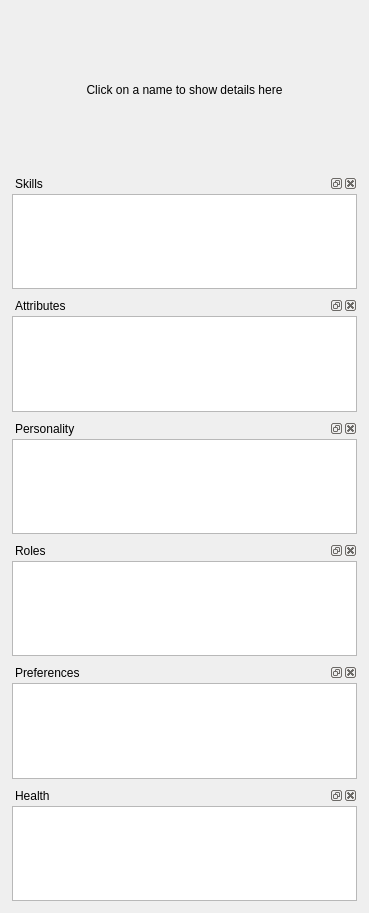
<?xml version="1.0" encoding="UTF-8"?>
<ui version="4.0">
 <class>DwarfDetailsWidget</class>
 <widget class="QWidget" name="DwarfDetailsWidget">
  <property name="geometry">
   <rect>
    <x>0</x>
    <y>0</y>
    <width>369</width>
    <height>913</height>
   </rect>
  </property>
  <property name="sizePolicy">
   <sizepolicy hsizetype="Preferred" vsizetype="Preferred">
    <horstretch>0</horstretch>
    <verstretch>0</verstretch>
   </sizepolicy>
  </property>
  <property name="windowTitle">
   <string>Form</string>
  </property>
  <layout class="QVBoxLayout" name="verticalLayout_3">
   <item>
    <widget class="QStackedWidget" name="stacked_container">
     <property name="currentIndex">
      <number>0</number>
     </property>
     <widget class="QWidget" name="placeholder">
      <layout class="QVBoxLayout" name="verticalLayout">
       <item>
        <widget class="QLabel" name="placeholder_text">
         <property name="text">
          <string>Click on a name to show details here</string>
         </property>
         <property name="alignment">
          <set>Qt::AlignCenter</set>
         </property>
        </widget>
       </item>
      </layout>
     </widget>
     <widget class="QWidget" name="content">
      <layout class="QVBoxLayout" name="verticalLayout_4">
       <property name="spacing">
        <number>2</number>
       </property>
       <property name="leftMargin">
        <number>0</number>
       </property>
       <property name="topMargin">
        <number>0</number>
       </property>
       <property name="rightMargin">
        <number>0</number>
       </property>
       <property name="bottomMargin">
        <number>0</number>
       </property>
       <item>
        <layout class="QHBoxLayout" name="horizontalLayout_5">
         <item>
          <widget class="QLabel" name="lbl_gender">
           <property name="sizePolicy">
            <sizepolicy hsizetype="Fixed" vsizetype="Preferred">
             <horstretch>0</horstretch>
             <verstretch>0</verstretch>
            </sizepolicy>
           </property>
           <property name="minimumSize">
            <size>
             <width>16</width>
             <height>0</height>
            </size>
           </property>
           <property name="text">
            <string/>
           </property>
          </widget>
         </item>
         <item>
          <widget class="QLabel" name="lbl_dwarf_name">
           <property name="sizePolicy">
            <sizepolicy hsizetype="Expanding" vsizetype="Preferred">
             <horstretch>0</horstretch>
             <verstretch>0</verstretch>
            </sizepolicy>
           </property>
           <property name="font">
            <font>
             <pointsize>12</pointsize>
             <weight>75</weight>
             <bold>true</bold>
            </font>
           </property>
           <property name="text">
            <string>Urist McLabel</string>
           </property>
           <property name="textFormat">
            <enum>Qt::RichText</enum>
           </property>
           <property name="wordWrap">
            <bool>true</bool>
           </property>
          </widget>
         </item>
        </layout>
       </item>
       <item>
        <layout class="QHBoxLayout" name="horizontalLayout">
         <item>
          <widget class="QLabel" name="lbl_translated_name">
           <property name="minimumSize">
            <size>
             <width>245</width>
             <height>0</height>
            </size>
           </property>
           <property name="palette">
            <palette>
             <active>
              <colorrole role="WindowText">
               <brush brushstyle="SolidPattern">
                <color alpha="255">
                 <red>98</red>
                 <green>98</green>
                 <blue>98</blue>
                </color>
               </brush>
              </colorrole>
             </active>
             <inactive>
              <colorrole role="WindowText">
               <brush brushstyle="SolidPattern">
                <color alpha="255">
                 <red>98</red>
                 <green>98</green>
                 <blue>98</blue>
                </color>
               </brush>
              </colorrole>
             </inactive>
             <disabled>
              <colorrole role="WindowText">
               <brush brushstyle="SolidPattern">
                <color alpha="255">
                 <red>120</red>
                 <green>120</green>
                 <blue>120</blue>
                </color>
               </brush>
              </colorrole>
             </disabled>
            </palette>
           </property>
           <property name="font">
            <font>
             <pointsize>10</pointsize>
            </font>
           </property>
           <property name="text">
            <string>Urist Label</string>
           </property>
           <property name="wordWrap">
            <bool>true</bool>
           </property>
           <property name="margin">
            <number>0</number>
           </property>
           <property name="indent">
            <number>0</number>
           </property>
          </widget>
         </item>
         <item>
          <spacer name="horizontalSpacer">
           <property name="orientation">
            <enum>Qt::Horizontal</enum>
           </property>
           <property name="sizeHint" stdset="0">
            <size>
             <width>40</width>
             <height>20</height>
            </size>
           </property>
          </spacer>
         </item>
         <item>
          <widget class="QLabel" name="lbl_age">
           <property name="palette">
            <palette>
             <active>
              <colorrole role="WindowText">
               <brush brushstyle="SolidPattern">
                <color alpha="255">
                 <red>106</red>
                 <green>106</green>
                 <blue>106</blue>
                </color>
               </brush>
              </colorrole>
             </active>
             <inactive>
              <colorrole role="WindowText">
               <brush brushstyle="SolidPattern">
                <color alpha="255">
                 <red>106</red>
                 <green>106</green>
                 <blue>106</blue>
                </color>
               </brush>
              </colorrole>
             </inactive>
             <disabled>
              <colorrole role="WindowText">
               <brush brushstyle="SolidPattern">
                <color alpha="255">
                 <red>42</red>
                 <green>42</green>
                 <blue>42</blue>
                </color>
               </brush>
              </colorrole>
             </disabled>
            </palette>
           </property>
           <property name="text">
            <string>Age: 125 Years</string>
           </property>
          </widget>
         </item>
        </layout>
       </item>
       <item>
        <layout class="QHBoxLayout" name="horizontalLayout_6">
         <item>
          <widget class="QLabel" name="lbl_artifact">
           <property name="sizePolicy">
            <sizepolicy hsizetype="Preferred" vsizetype="Minimum">
             <horstretch>0</horstretch>
             <verstretch>0</verstretch>
            </sizepolicy>
           </property>
           <property name="palette">
            <palette>
             <active>
              <colorrole role="WindowText">
               <brush brushstyle="SolidPattern">
                <color alpha="255">
                 <red>57</red>
                 <green>57</green>
                 <blue>57</blue>
                </color>
               </brush>
              </colorrole>
             </active>
             <inactive>
              <colorrole role="WindowText">
               <brush brushstyle="SolidPattern">
                <color alpha="255">
                 <red>57</red>
                 <green>57</green>
                 <blue>57</blue>
                </color>
               </brush>
              </colorrole>
             </inactive>
             <disabled>
              <colorrole role="WindowText">
               <brush brushstyle="SolidPattern">
                <color alpha="255">
                 <red>42</red>
                 <green>42</green>
                 <blue>42</blue>
                </color>
               </brush>
              </colorrole>
             </disabled>
            </palette>
           </property>
           <property name="font">
            <font>
             <italic>true</italic>
            </font>
           </property>
           <property name="text">
            <string>Creator of...</string>
           </property>
           <property name="wordWrap">
            <bool>true</bool>
           </property>
          </widget>
         </item>
        </layout>
       </item>
       <item>
        <layout class="QHBoxLayout" name="horizontalLayout_3">
         <item>
          <widget class="QLabel" name="lbl_profession">
           <property name="palette">
            <palette>
             <active>
              <colorrole role="WindowText">
               <brush brushstyle="SolidPattern">
                <color alpha="255">
                 <red>57</red>
                 <green>57</green>
                 <blue>57</blue>
                </color>
               </brush>
              </colorrole>
             </active>
             <inactive>
              <colorrole role="WindowText">
               <brush brushstyle="SolidPattern">
                <color alpha="255">
                 <red>57</red>
                 <green>57</green>
                 <blue>57</blue>
                </color>
               </brush>
              </colorrole>
             </inactive>
             <disabled>
              <colorrole role="WindowText">
               <brush brushstyle="SolidPattern">
                <color alpha="255">
                 <red>120</red>
                 <green>120</green>
                 <blue>120</blue>
                </color>
               </brush>
              </colorrole>
             </disabled>
            </palette>
           </property>
           <property name="font">
            <font>
             <pointsize>10</pointsize>
             <weight>75</weight>
             <bold>true</bold>
            </font>
           </property>
           <property name="text">
            <string>Profession</string>
           </property>
           <property name="textFormat">
            <enum>Qt::RichText</enum>
           </property>
           <property name="scaledContents">
            <bool>false</bool>
           </property>
           <property name="wordWrap">
            <bool>false</bool>
           </property>
           <property name="margin">
            <number>0</number>
           </property>
           <property name="indent">
            <number>0</number>
           </property>
          </widget>
         </item>
         <item>
          <spacer name="horizontalSpacer_2">
           <property name="orientation">
            <enum>Qt::Horizontal</enum>
           </property>
           <property name="sizeHint" stdset="0">
            <size>
             <width>10</width>
             <height>20</height>
            </size>
           </property>
          </spacer>
         </item>
         <item>
          <widget class="QLabel" name="lbl_current_job">
           <property name="palette">
            <palette>
             <active>
              <colorrole role="WindowText">
               <brush brushstyle="SolidPattern">
                <color alpha="255">
                 <red>57</red>
                 <green>57</green>
                 <blue>57</blue>
                </color>
               </brush>
              </colorrole>
             </active>
             <inactive>
              <colorrole role="WindowText">
               <brush brushstyle="SolidPattern">
                <color alpha="255">
                 <red>57</red>
                 <green>57</green>
                 <blue>57</blue>
                </color>
               </brush>
              </colorrole>
             </inactive>
             <disabled>
              <colorrole role="WindowText">
               <brush brushstyle="SolidPattern">
                <color alpha="255">
                 <red>120</red>
                 <green>120</green>
                 <blue>120</blue>
                </color>
               </brush>
              </colorrole>
             </disabled>
            </palette>
           </property>
           <property name="font">
            <font>
             <pointsize>9</pointsize>
            </font>
           </property>
           <property name="text">
            <string>No Job</string>
           </property>
           <property name="wordWrap">
            <bool>true</bool>
           </property>
           <property name="margin">
            <number>0</number>
           </property>
           <property name="indent">
            <number>0</number>
           </property>
          </widget>
         </item>
        </layout>
       </item>
       <item>
        <layout class="QHBoxLayout" name="horizontalLayout_4">
         <item>
          <widget class="QLabel" name="lbl_noble">
           <property name="sizePolicy">
            <sizepolicy hsizetype="Minimum" vsizetype="Preferred">
             <horstretch>0</horstretch>
             <verstretch>0</verstretch>
            </sizepolicy>
           </property>
           <property name="palette">
            <palette>
             <active>
              <colorrole role="WindowText">
               <brush brushstyle="SolidPattern">
                <color alpha="255">
                 <red>30</red>
                 <green>30</green>
                 <blue>30</blue>
                </color>
               </brush>
              </colorrole>
             </active>
             <inactive>
              <colorrole role="WindowText">
               <brush brushstyle="SolidPattern">
                <color alpha="255">
                 <red>30</red>
                 <green>30</green>
                 <blue>30</blue>
                </color>
               </brush>
              </colorrole>
             </inactive>
             <disabled>
              <colorrole role="WindowText">
               <brush brushstyle="SolidPattern">
                <color alpha="255">
                 <red>42</red>
                 <green>42</green>
                 <blue>42</blue>
                </color>
               </brush>
              </colorrole>
             </disabled>
            </palette>
           </property>
           <property name="font">
            <font>
             <weight>75</weight>
             <bold>true</bold>
            </font>
           </property>
           <property name="text">
            <string>Noble Position</string>
           </property>
           <property name="margin">
            <number>0</number>
           </property>
          </widget>
         </item>
         <item>
          <widget class="QLabel" name="lbl_noble_position">
           <property name="sizePolicy">
            <sizepolicy hsizetype="Expanding" vsizetype="Preferred">
             <horstretch>0</horstretch>
             <verstretch>0</verstretch>
            </sizepolicy>
           </property>
           <property name="minimumSize">
            <size>
             <width>0</width>
             <height>0</height>
            </size>
           </property>
           <property name="maximumSize">
            <size>
             <width>16777215</width>
             <height>16777215</height>
            </size>
           </property>
           <property name="palette">
            <palette>
             <active>
              <colorrole role="WindowText">
               <brush brushstyle="SolidPattern">
                <color alpha="255">
                 <red>30</red>
                 <green>30</green>
                 <blue>30</blue>
                </color>
               </brush>
              </colorrole>
             </active>
             <inactive>
              <colorrole role="WindowText">
               <brush brushstyle="SolidPattern">
                <color alpha="255">
                 <red>30</red>
                 <green>30</green>
                 <blue>30</blue>
                </color>
               </brush>
              </colorrole>
             </inactive>
             <disabled>
              <colorrole role="WindowText">
               <brush brushstyle="SolidPattern">
                <color alpha="255">
                 <red>42</red>
                 <green>42</green>
                 <blue>42</blue>
                </color>
               </brush>
              </colorrole>
             </disabled>
            </palette>
           </property>
           <property name="font">
            <font>
             <weight>75</weight>
             <bold>true</bold>
            </font>
           </property>
           <property name="text">
            <string>King, Militia, etc..</string>
           </property>
           <property name="wordWrap">
            <bool>true</bool>
           </property>
          </widget>
         </item>
        </layout>
       </item>
       <item>
        <layout class="QHBoxLayout" name="horizontalLayout_2">
         <item>
          <widget class="QLabel" name="lbl_happiness_title">
           <property name="sizePolicy">
            <sizepolicy hsizetype="Preferred" vsizetype="Preferred">
             <horstretch>0</horstretch>
             <verstretch>0</verstretch>
            </sizepolicy>
           </property>
           <property name="palette">
            <palette>
             <active>
              <colorrole role="WindowText">
               <brush brushstyle="SolidPattern">
                <color alpha="255">
                 <red>30</red>
                 <green>30</green>
                 <blue>30</blue>
                </color>
               </brush>
              </colorrole>
             </active>
             <inactive>
              <colorrole role="WindowText">
               <brush brushstyle="SolidPattern">
                <color alpha="255">
                 <red>30</red>
                 <green>30</green>
                 <blue>30</blue>
                </color>
               </brush>
              </colorrole>
             </inactive>
             <disabled>
              <colorrole role="WindowText">
               <brush brushstyle="SolidPattern">
                <color alpha="255">
                 <red>42</red>
                 <green>42</green>
                 <blue>42</blue>
                </color>
               </brush>
              </colorrole>
             </disabled>
            </palette>
           </property>
           <property name="font">
            <font>
             <weight>75</weight>
             <bold>true</bold>
            </font>
           </property>
           <property name="text">
            <string>Happiness</string>
           </property>
          </widget>
         </item>
         <item>
          <widget class="QLabel" name="lbl_happiness">
           <property name="sizePolicy">
            <sizepolicy hsizetype="Expanding" vsizetype="Preferred">
             <horstretch>0</horstretch>
             <verstretch>0</verstretch>
            </sizepolicy>
           </property>
           <property name="palette">
            <palette>
             <active>
              <colorrole role="WindowText">
               <brush brushstyle="SolidPattern">
                <color alpha="255">
                 <red>30</red>
                 <green>30</green>
                 <blue>30</blue>
                </color>
               </brush>
              </colorrole>
             </active>
             <inactive>
              <colorrole role="WindowText">
               <brush brushstyle="SolidPattern">
                <color alpha="255">
                 <red>30</red>
                 <green>30</green>
                 <blue>30</blue>
                </color>
               </brush>
              </colorrole>
             </inactive>
             <disabled>
              <colorrole role="WindowText">
               <brush brushstyle="SolidPattern">
                <color alpha="255">
                 <red>42</red>
                 <green>42</green>
                 <blue>42</blue>
                </color>
               </brush>
              </colorrole>
             </disabled>
            </palette>
           </property>
           <property name="font">
            <font>
             <weight>75</weight>
             <bold>true</bold>
            </font>
           </property>
           <property name="text">
            <string>Very Happy</string>
           </property>
          </widget>
         </item>
        </layout>
       </item>
       <item>
        <layout class="QHBoxLayout" name="hLayoutSquad">
         <item>
          <widget class="QLabel" name="lbl_squad_name">
           <property name="sizePolicy">
            <sizepolicy hsizetype="Expanding" vsizetype="Minimum">
             <horstretch>0</horstretch>
             <verstretch>0</verstretch>
            </sizepolicy>
           </property>
           <property name="palette">
            <palette>
             <active>
              <colorrole role="WindowText">
               <brush brushstyle="SolidPattern">
                <color alpha="255">
                 <red>30</red>
                 <green>30</green>
                 <blue>30</blue>
                </color>
               </brush>
              </colorrole>
             </active>
             <inactive>
              <colorrole role="WindowText">
               <brush brushstyle="SolidPattern">
                <color alpha="255">
                 <red>30</red>
                 <green>30</green>
                 <blue>30</blue>
                </color>
               </brush>
              </colorrole>
             </inactive>
             <disabled>
              <colorrole role="WindowText">
               <brush brushstyle="SolidPattern">
                <color alpha="255">
                 <red>42</red>
                 <green>42</green>
                 <blue>42</blue>
                </color>
               </brush>
              </colorrole>
             </disabled>
            </palette>
           </property>
           <property name="font">
            <font>
             <weight>50</weight>
             <bold>false</bold>
            </font>
           </property>
           <property name="text">
            <string>Member of squad 'The Hammers of Bashing'.</string>
           </property>
           <property name="wordWrap">
            <bool>true</bool>
           </property>
          </widget>
         </item>
        </layout>
       </item>
       <item>
        <layout class="QHBoxLayout" name="horizontalLayout_7">
         <item>
          <widget class="QLabel" name="lbl_caste">
           <property name="text">
            <string>Caste Name</string>
           </property>
          </widget>
         </item>
        </layout>
       </item>
      </layout>
     </widget>
    </widget>
   </item>
   <item>
    <widget class="QDockWidget" name="dock_unit_skills">
     <property name="sizePolicy">
      <sizepolicy hsizetype="Expanding" vsizetype="Expanding">
       <horstretch>0</horstretch>
       <verstretch>0</verstretch>
      </sizepolicy>
     </property>
     <property name="windowTitle">
      <string>Skills</string>
     </property>
     <widget class="QWidget" name="dockWidgetContents">
      <layout class="QVBoxLayout" name="verticalLayout_2">
       <property name="spacing">
        <number>1</number>
       </property>
       <property name="leftMargin">
        <number>1</number>
       </property>
       <property name="topMargin">
        <number>1</number>
       </property>
       <property name="rightMargin">
        <number>1</number>
       </property>
       <property name="bottomMargin">
        <number>1</number>
       </property>
       <item>
        <widget class="QTableWidget" name="tw_skills">
         <property name="sizePolicy">
          <sizepolicy hsizetype="Expanding" vsizetype="Expanding">
           <horstretch>0</horstretch>
           <verstretch>0</verstretch>
          </sizepolicy>
         </property>
        </widget>
       </item>
      </layout>
     </widget>
    </widget>
   </item>
   <item>
    <widget class="QDockWidget" name="dock_unit_attributes">
     <property name="sizePolicy">
      <sizepolicy hsizetype="Expanding" vsizetype="Expanding">
       <horstretch>0</horstretch>
       <verstretch>0</verstretch>
      </sizepolicy>
     </property>
     <property name="windowTitle">
      <string>Attributes</string>
     </property>
     <widget class="QWidget" name="dockWidgetContents_2">
      <layout class="QVBoxLayout" name="verticalLayout_8">
       <property name="spacing">
        <number>1</number>
       </property>
       <property name="leftMargin">
        <number>1</number>
       </property>
       <property name="topMargin">
        <number>1</number>
       </property>
       <property name="rightMargin">
        <number>1</number>
       </property>
       <property name="bottomMargin">
        <number>1</number>
       </property>
       <item>
        <widget class="QTableWidget" name="tw_attributes">
         <property name="sizePolicy">
          <sizepolicy hsizetype="Expanding" vsizetype="Expanding">
           <horstretch>0</horstretch>
           <verstretch>0</verstretch>
          </sizepolicy>
         </property>
        </widget>
       </item>
      </layout>
     </widget>
    </widget>
   </item>
   <item>
    <widget class="QDockWidget" name="dock_unit_traits">
     <property name="sizePolicy">
      <sizepolicy hsizetype="Expanding" vsizetype="Expanding">
       <horstretch>0</horstretch>
       <verstretch>0</verstretch>
      </sizepolicy>
     </property>
     <property name="floating">
      <bool>false</bool>
     </property>
     <property name="windowTitle">
      <string>Personality</string>
     </property>
     <widget class="QWidget" name="dockWidgetContents_3">
      <layout class="QVBoxLayout" name="verticalLayout_9">
       <property name="spacing">
        <number>1</number>
       </property>
       <property name="leftMargin">
        <number>1</number>
       </property>
       <property name="topMargin">
        <number>1</number>
       </property>
       <property name="rightMargin">
        <number>1</number>
       </property>
       <property name="bottomMargin">
        <number>1</number>
       </property>
       <item>
        <widget class="QTableWidget" name="tw_traits">
         <property name="sizePolicy">
          <sizepolicy hsizetype="Expanding" vsizetype="Expanding">
           <horstretch>0</horstretch>
           <verstretch>0</verstretch>
          </sizepolicy>
         </property>
        </widget>
       </item>
      </layout>
     </widget>
    </widget>
   </item>
   <item>
    <widget class="QDockWidget" name="dock_unit_roles">
     <property name="sizePolicy">
      <sizepolicy hsizetype="Expanding" vsizetype="Expanding">
       <horstretch>0</horstretch>
       <verstretch>0</verstretch>
      </sizepolicy>
     </property>
     <property name="windowTitle">
      <string>Roles</string>
     </property>
     <widget class="QWidget" name="dockWidgetContents_4">
      <layout class="QVBoxLayout" name="verticalLayout_10">
       <property name="spacing">
        <number>1</number>
       </property>
       <property name="leftMargin">
        <number>1</number>
       </property>
       <property name="topMargin">
        <number>1</number>
       </property>
       <property name="rightMargin">
        <number>1</number>
       </property>
       <property name="bottomMargin">
        <number>1</number>
       </property>
       <item>
        <widget class="QTableWidget" name="tw_roles">
         <property name="sizePolicy">
          <sizepolicy hsizetype="Expanding" vsizetype="Expanding">
           <horstretch>0</horstretch>
           <verstretch>0</verstretch>
          </sizepolicy>
         </property>
        </widget>
       </item>
      </layout>
     </widget>
    </widget>
   </item>
   <item>
    <widget class="QDockWidget" name="dock_unit_prefs">
     <property name="sizePolicy">
      <sizepolicy hsizetype="Expanding" vsizetype="Expanding">
       <horstretch>0</horstretch>
       <verstretch>0</verstretch>
      </sizepolicy>
     </property>
     <property name="windowTitle">
      <string>Preferences</string>
     </property>
     <widget class="QWidget" name="dockWidgetContents_5">
      <layout class="QVBoxLayout" name="verticalLayout_11">
       <property name="spacing">
        <number>1</number>
       </property>
       <property name="leftMargin">
        <number>1</number>
       </property>
       <property name="topMargin">
        <number>1</number>
       </property>
       <property name="rightMargin">
        <number>1</number>
       </property>
       <property name="bottomMargin">
        <number>1</number>
       </property>
       <item>
        <widget class="QTableWidget" name="tw_prefs">
         <property name="sizePolicy">
          <sizepolicy hsizetype="Expanding" vsizetype="Expanding">
           <horstretch>0</horstretch>
           <verstretch>0</verstretch>
          </sizepolicy>
         </property>
        </widget>
       </item>
      </layout>
     </widget>
    </widget>
   </item>
   <item>
    <widget class="QDockWidget" name="dock_unit_health">
     <property name="sizePolicy">
      <sizepolicy hsizetype="Expanding" vsizetype="Expanding">
       <horstretch>0</horstretch>
       <verstretch>0</verstretch>
      </sizepolicy>
     </property>
     <property name="windowTitle">
      <string>Health</string>
     </property>
     <widget class="QWidget" name="dockWidgetContents_6">
      <layout class="QVBoxLayout" name="verticalLayout_12">
       <property name="spacing">
        <number>1</number>
       </property>
       <property name="leftMargin">
        <number>1</number>
       </property>
       <property name="topMargin">
        <number>1</number>
       </property>
       <property name="rightMargin">
        <number>1</number>
       </property>
       <property name="bottomMargin">
        <number>1</number>
       </property>
       <item>
        <widget class="QTreeWidget" name="tw_health">
         <property name="sizePolicy">
          <sizepolicy hsizetype="Expanding" vsizetype="Expanding">
           <horstretch>0</horstretch>
           <verstretch>0</verstretch>
          </sizepolicy>
         </property>
         <property name="editTriggers">
          <set>QAbstractItemView::NoEditTriggers</set>
         </property>
         <attribute name="headerVisible">
          <bool>false</bool>
         </attribute>
         <column>
          <property name="text">
           <string notr="true">1</string>
          </property>
         </column>
        </widget>
       </item>
      </layout>
     </widget>
    </widget>
   </item>
  </layout>
 </widget>
 <resources/>
 <connections/>
</ui>
